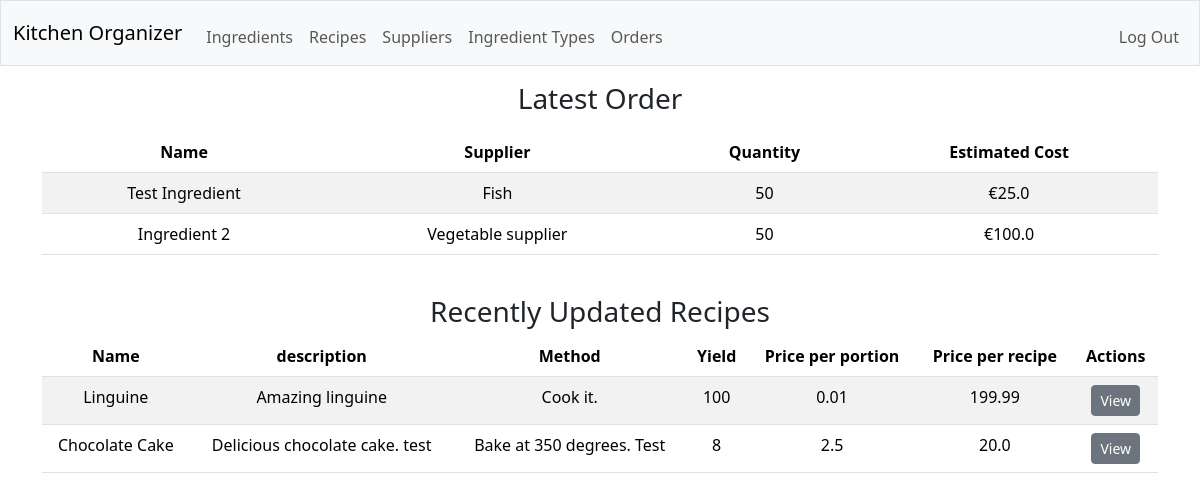
The page / (signed in) on the database its author committed.
### tables this page shows
CREATE TABLE recipes (id INTEGER PRIMARY KEY, name TEXT, yield INTEGER, method TEXT, photo TEXT, price_portion REAL, price_total REAL, description TEXT, created_by INTEGER, date_created TIMESTAMP DEFAULT CURRENT_TIMESTAMP , last_updated TIMESTAMP DEFAULT CURRENT_TIMESTAMP, is_subrecipe BOOLEAN);

### app.py (the view)
@app.route("/")
@login_required
def index():
    user = session.get("user_id")
    order = db.execute(
    "SELECT * FROM orders ORDER BY id DESC LIMIT 1"
    )
    processed_data = json.loads(order[0]['products'])
    recipes_list = db.execute(
        "SELECT * FROM recipes ORDER BY last_updated LIMIT 5"
    )
    return render_template("index.html", user=user, processed_data=processed_data,recipes_list=recipes_list)

### app.py (called while the page is built)
@app.after_request
def after_request(response):
    response.headers["Cache-Control"] = "no-cache, no-store, must-revalidate"
    response.headers["Expires"] = 0
    response.headers["Pragma"] = "no-cache"
    return response

### helpers.py (called while the page is built)
def login_required(f):
    @wraps(f)
    def decorated_function(*args, **kwargs):
        if session.get("user_id") is None:
            return redirect("/login")
        return f(*args, **kwargs)
    return decorated_function

### templates/index.html (shortened to what this page needs)
{% extends "layout.html" %}
{% block main %}
<div class="mb-3">
    <h3>Latest Order </h3>
    {% include 'order_table.html' %}
</div>
<div class="mb-3 pt-4">
    <h3>Recently Updated Recipes</h3>
    <table class="table table-striped" id="recipes_table">
        <thead>
        <tr>
            <th scope="col">Name</th>
            <th scope="col">description</th>
            <th scope="col">Method</th>
            <th scope="col">Yield</th>
            <th scope="col">Price per portion</th>
            <th scope="col">Price per recipe</th>
            <th scope="col">Actions</th>
        </tr>
        </thead>
        <tbody>
            {% for recipe in recipes_list %}
                <tr>
                    <td>{{recipe.name}}</td>
                    <td>{{recipe.description}}</td>
                    <td>{{recipe.method}}</td>
                    <td>{{recipe.yield}}</td>
                    <td>{{recipe.price_portion}}</td>
                    <td>{{recipe.price_total}}</td>
                    <td><a href="/single_recipe?id={{recipe.id}}" class="btn btn-secondary btn-sm">View</a></td>
                </tr>
            {% endfor %}
        </tbody>
    </table>
</div>
{% endblock %}

### rows shown on the page
recipes: name "Linguine", description "Amazing linguine", method "Cook it.", yield "100", price_portion "0.01", price_total "199.99"
recipes: name "Chocolate Cake", description "Delicious chocolate cake. test", method "Bake at 350 degrees. Test", yield "8", price_portion "2.5", price_total "20.0"

### other values the page prints
{{ ingredient.name }} "Test Ingredient" "Ingredient 2"
{{ ingredient.supplier }} "Fish" "Vegetable supplier"
{{ ingredient.quantity }} "50" "50"
{{ ingredient.cost }} "25.0" "100.0"
